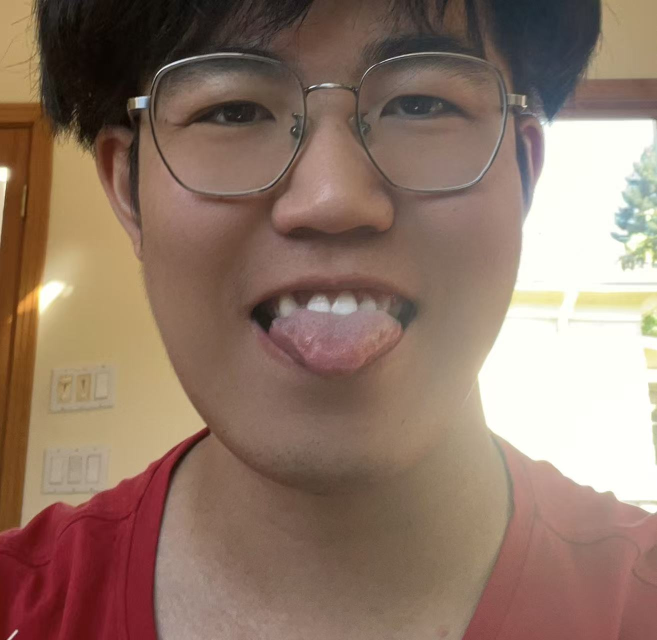
#> input picture 2/mouth.jpg, 1314 x 1280 px (shown at 1/2 size)
$ python 2.4.2.py
#> lines starting #> are read from the running program, lines starting #| are printed output that depends on the picture
import cv2
import numpy as np
import matplotlib.pyplot as plt

def gaussian_stack(img, levels):
    g_stk = [img.copy()]
    for i in range(levels):
        img = cv2.GaussianBlur(img, (51, 51), 100)
        g_stk.append(img)
    return g_stk

def laplacian_stack(img, levels):
    img = img.astype(np.float32)
    g_stk = [img.copy()]
    for i in range(levels):
        img = cv2.GaussianBlur(img, (51,51), 100)
        g_stk.append(img.astype(np.float32))
    l_stk = []
    for i in range(levels):
        lap = g_stk[i] - g_stk[i+1]
        l_stk.append(lap)
    l_stk.append(g_stk[-1])
    return l_stk

def show_stack(stack, title, gray=False):
    levels = len(stack)
    plt.figure(figsize=(15, 3))
    for i, img in enumerate(stack):
        plt.subplot(1, levels, i+1)
        if gray:
            max_abs = max(abs(img.min()), abs(img.max()))
            img_vis = 127 + (img / max_abs) * 127
            img_vis = np.clip(img_vis, 0, 255).astype(np.uint8)
            plt.imshow(img_vis, cmap='gray')
        else:
            plt.imshow(img.astype(np.uint8))
        plt.axis('off')
        plt.title(f'Level {i}')
    plt.suptitle(title)
    plt.show()

apple = cv2.imread("mouth.jpg")
#> apple is the input picture: shape (1280, 1314, 3); mean B, G, R 104, 118.8, 143.5
orange = cv2.imread("hand.jpg")
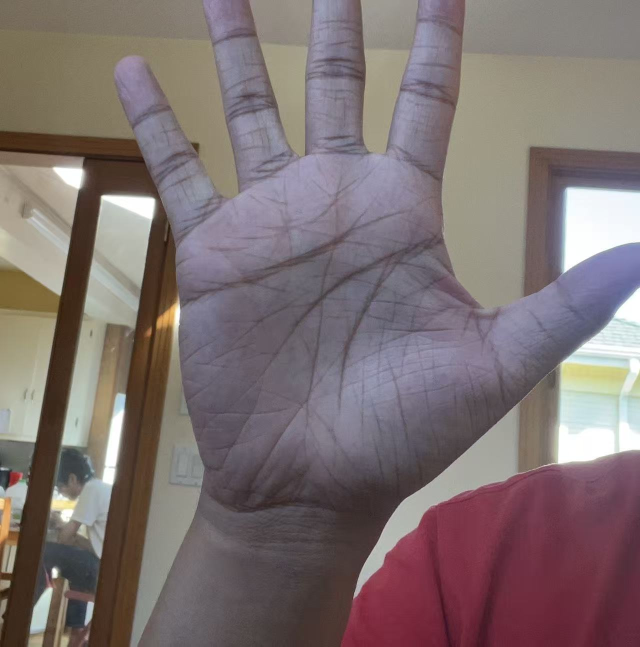
#> input picture 2/hand.jpg, 1280 x 1293 px (shown at 1/2 size)
#> orange is the input picture: shape (1293, 1280, 3); mean B, G, R 112.9, 112.8, 125.8

h = min(apple.shape[0], orange.shape[0])
#> h = 1280
w = min(apple.shape[1], orange.shape[1])
#> w = 1280
apple = cv2.resize(apple, (w, h))
#> apple: shape (1280, 1280, 3)
orange = cv2.resize(orange, (w, h))
#> orange: shape (1280, 1280, 3)

apple = cv2.cvtColor(apple, cv2.COLOR_BGR2RGB)
orange = cv2.cvtColor(orange, cv2.COLOR_BGR2RGB)
levels = 6

gas_apple = gaussian_stack(apple, levels)
#> after the loop in gaussian_stack, `for i in range(levels):`:
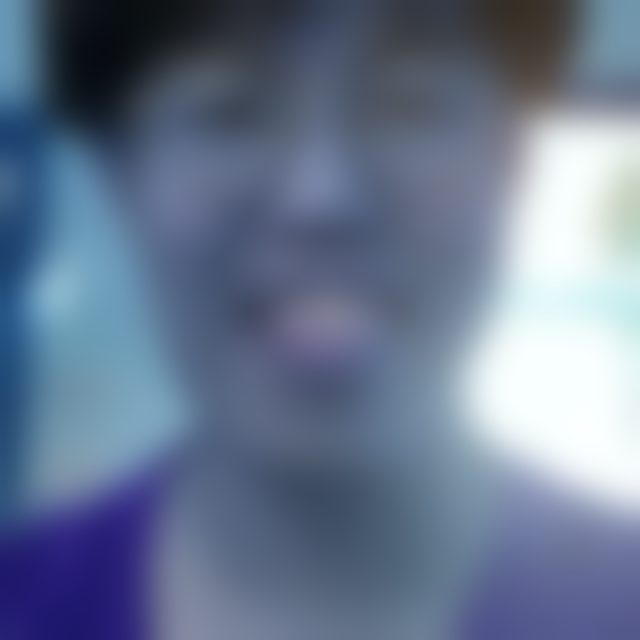
#> img: shape (1280, 1280, 3) (shown at 1/2 size); mean of channels 0, 1, 2 143.5, 118.8, 104; drawn as B, G, R
#> after the loop in gaussian_stack, `for i in range(levels):`: g_stk = 7 items
#> gas_apple = 7 items
gas_orange = gaussian_stack(orange, levels)
#> gas_orange = 7 items
lap_apple = laplacian_stack(apple, levels)
#> after the loop in laplacian_stack, `for i in range(levels):`: l_stk = 6 items
#> lap_apple = 7 items
lap_orange = laplacian_stack(orange, levels)
#> lap_orange = 7 items

show_stack(gas_apple, "Gaussian Stack 1")
#> in show_stack, `levels = len(stack)`: levels = 7
#> the loop in show_stack, `for i, img in enumerate(stack):` made 7 passes
show_stack(gas_orange, "Gaussian Stack 2")
#> call 2 of show_stack, with title = 'Gaussian Stack 2', gray = False
#> the loop in show_stack (call 2), `for i, img in enumerate(stack):` made 7 passes
#> in show_stack (call 2), `plt.show()`:
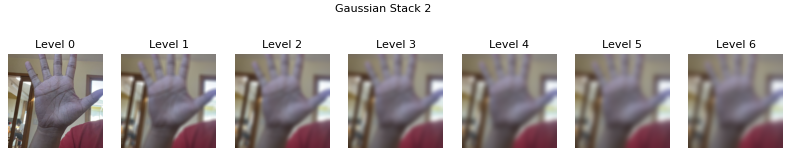
#> figure drawn by matplotlib, 7 panels
show_stack(lap_apple, "Laplacian Stack 1", gray=True)
#> call 3 of show_stack, with title = 'Laplacian Stack 1', gray = True
#> the loop in show_stack (call 3), `for i, img in enumerate(stack):` made 7 passes
#> max_abs on passes 1 to 7: 189.2, 33.62, 19.58, 11.79, 8.64, 6.73, 255
#> in show_stack (call 3), `plt.show()`:
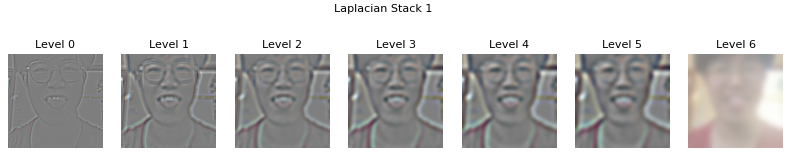
#> figure drawn by matplotlib, 7 panels
show_stack(lap_orange, "Laplacian Stack 2", gray=True)
#> the loop in show_stack (call 4), `for i, img in enumerate(stack):` made 7 passes
#> max_abs on passes 1 to 7: 167.2, 39.02, 20.26, 13.94, 9.87, 8.05, 242.1
#> pass 1, in show_stack (call 4), `img_vis = 127 + (img / max_abs) * 127`:
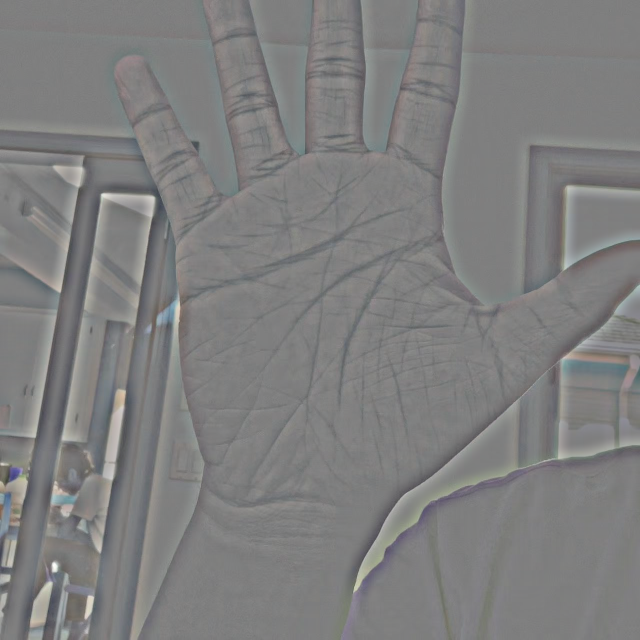
#> img_vis: shape (1280, 1280, 3) float32 (shown at 1/2 size); mean of channels 0, 1, 2 127.2, 127.2, 127.2; drawn as B, G, R

def create_center_mask(shape, r_inner=30, r_outer=60, mode='linear'):
    h, w = shape
    y, x = np.ogrid[:h, :w]
    cx, cy = w // 2, h // 2
    d = np.sqrt((x - cx) ** 2 + (y - cy) ** 2)

    mask = np.zeros_like(d, dtype=np.float32)

    if mode == 'linear':
        mask = np.clip((r_outer - d) / (r_outer - r_inner), 0, 1)
    elif mode == 'gaussian':
        sigma = (r_outer - r_inner) / 2
        center = (r_inner + r_outer) / 2
        mask = np.exp(-((d - r_inner) ** 2) / (2 * sigma ** 2))
        mask[d < r_inner] = 1
        mask[d > r_outer] = 0
    else:
        raise ValueError("mode must be 'linear' or 'gaussian'")

    mask[d <= r_inner] = 1
    mask[d >= r_outer] = 0

    return mask

def create_elliptical_mask(shape, r_inner=0.3, r_outer=0.5, a=1.0, b=1.0, mode='linear'):
    h, w = shape
    y, x = np.ogrid[:h, :w]
    cx, cy = w // 2, h // 2

    dx = (x - cx) / (a * w / 2)
    dy = (y - cy) / (b * h / 2)
    d = np.sqrt(dx**2 + dy**2)

    mask = np.zeros_like(d, dtype=np.float32)

    if mode == 'linear':
        mask = np.clip((r_outer - d) / (r_outer - r_inner), 0, 1)
    elif mode == 'gaussian':
        sigma = (r_outer - r_inner) / 2
        mask = np.exp(-((d - r_inner) ** 2) / (2 * sigma ** 2))
    else:
        raise ValueError("mode must be 'linear' or 'gaussian'")

    mask[d <= r_inner] = 1
    mask[d >= r_outer] = 0

    return mask

mask_gray = create_elliptical_mask((h, w), r_inner=0.2, r_outer=0.5, a=1, b=0.6, mode='linear')

mask_stack = gaussian_stack(mask_gray, levels)
#> call 3 of gaussian_stack, with levels = 6
#> after the loop in gaussian_stack (call 3), `for i in range(levels):`:
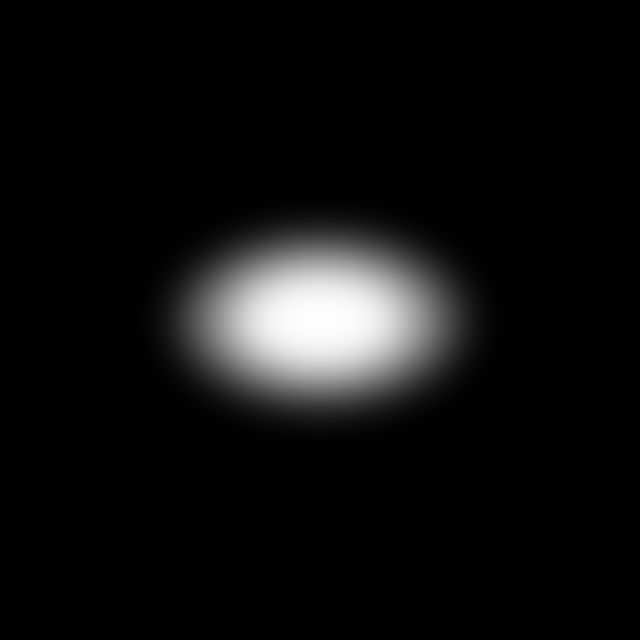
#> img: shape (1280, 1280) float64 (shown at 1/2 size); min 0, max 0.996, mean 0.0613

mask_stack = [m.astype(np.float32) / m.max() for m in mask_stack]
#> mask_stack = 7 items

plt.figure(figsize=(15,3))
for i, m in enumerate(mask_stack):
    plt.subplot(1, levels+1, i+1)
    plt.imshow(m, cmap='gray')
    plt.axis('off')
    plt.title(f'Mask {i}')
#> this loop made 7 passes
plt.suptitle("Gaussian Mask Stack")
plt.show()
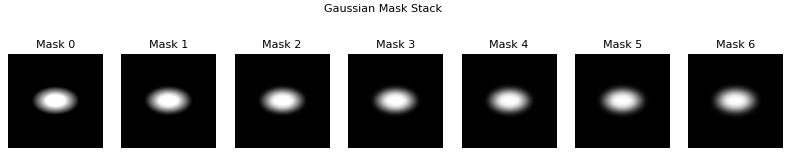
#> figure drawn by matplotlib, 7 panels

blended_stack = []

levels = len(lap_apple)
#> levels = 7
plt.figure(figsize=(15, levels*3))

for i, (l1, l2, m) in enumerate(zip(lap_apple, lap_orange, mask_stack)):
    if len(l1.shape) == 3:
        m3 = np.repeat(m[:, :, np.newaxis], 3, axis=2)
    else:
        m3 = m

    blended_layer = l1 * m3 + l2 * (1 - m3)
    blended_stack.append(blended_layer)

    # 可视化
    max_abs = max(abs(blended_layer.min()), abs(blended_layer.max()))
    fused_vis = 127 + (blended_layer / max_abs) * 127
    fused_vis = np.clip(fused_vis, 0, 255).astype(np.uint8)

    apple_only = l1 * m3
    apple_vis = 127 + (apple_only / max_abs) * 127
    apple_vis = np.clip(apple_vis, 0, 255).astype(np.uint8)

    orange_only = l2 * (1 - m3)
    orange_vis = 127 + (orange_only / max_abs) * 127
    orange_vis = np.clip(orange_vis, 0, 255).astype(np.uint8)

    plt.subplot(levels, 3, i*3 + 1)
    plt.imshow(apple_vis, cmap='gray')
    plt.axis('off')
    if i == 0: plt.title("1 Only")

    plt.subplot(levels, 3, i*3 + 2)
    plt.imshow(orange_vis, cmap='gray')
    plt.axis('off')
    if i == 0: plt.title("2 Only")

    plt.subplot(levels, 3, i*3 + 3)
    plt.imshow(fused_vis, cmap='gray')
    plt.axis('off')
    if i == 0: plt.title("Blended Layer")
#> this loop made 7 passes
#> after the loop, blended_stack = 7 items

plt.suptitle("Each Laplacian Layer with Mask Stack Fusion")
plt.show()

# === 重建最终图像 ===
final_img = np.zeros_like(blended_stack[0], dtype=np.float32)
for layer in blended_stack:
    final_img += layer.astype(np.float32)
final_img = np.clip(final_img, 0, 255).astype(np.uint8)

plt.figure(figsize=(6,6))
plt.imshow(final_img)
plt.axis('off')
plt.title("Final Blended Image with Mask Stack")
plt.show()
